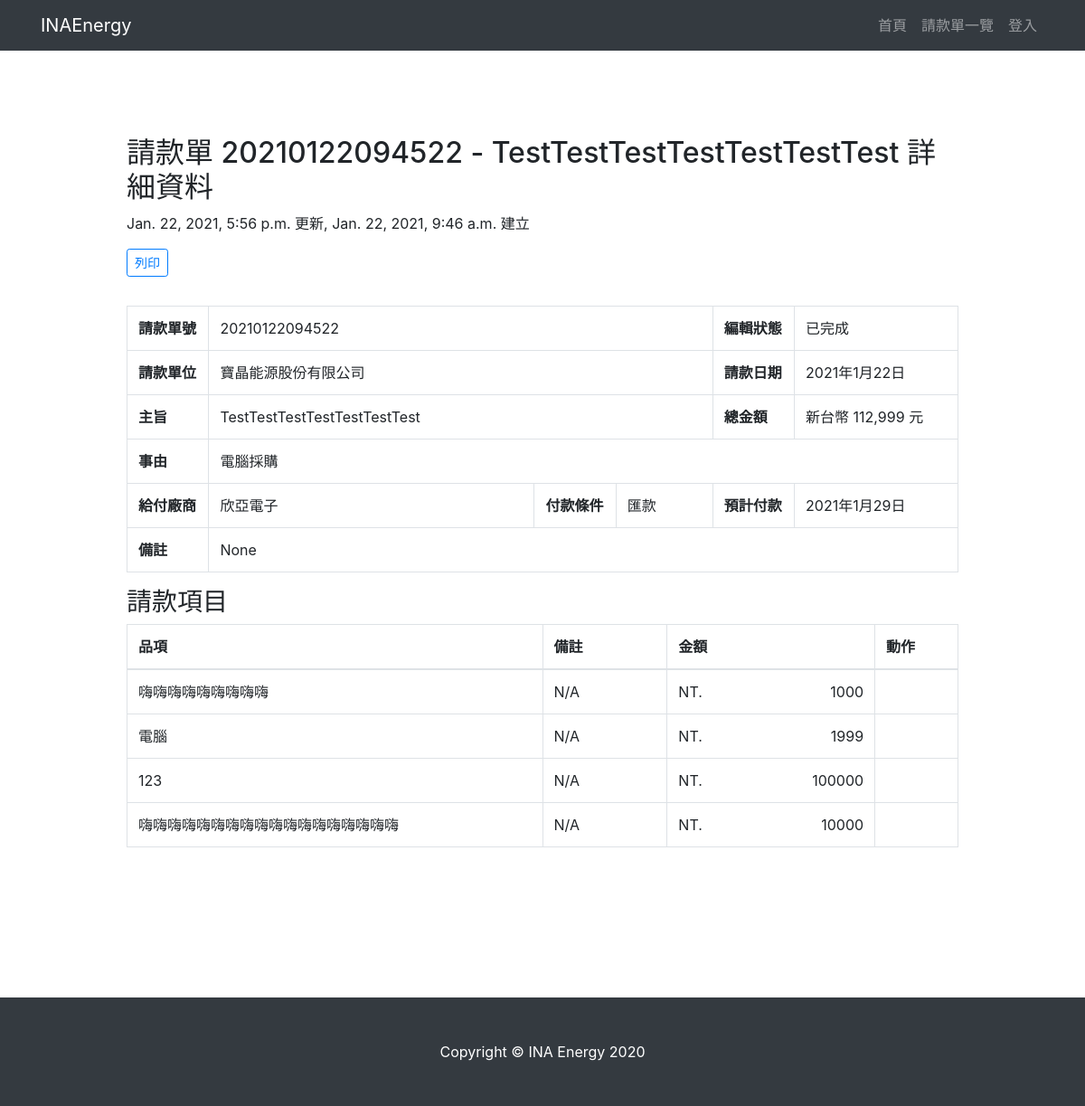
/invoice/5/, run on the app's committed database.
### invoice/models.py (models this page shows, shortened)
class Invoice(models.Model):
    REMIT = '匯款'
    CHECK = '支票'
    CASH = '現金'
    PAY_METHOD_CHOICE = (
        (REMIT, '匯款'),
        (CHECK, '支票'),
        (CASH, '現金'),
    )
    serial_num = models.CharField(max_length=15)
    employee = models.CharField(max_length=20)
    title = models.CharField(max_length=100)
    purpose = models.CharField(max_length=200)
    filldate = models.DateField(
        default=timezone.now()
    )
    request_unit = models.ForeignKey(
        'RequestUnit',
        on_delete=models.PROTECT,
    )
    pay_comp = models.CharField(max_length=100)
    pay_methold = models.CharField(
        max_length=10,
        choices=PAY_METHOD_CHOICE,
        default=REMIT,
    )
    pay_date = models.DateField()
    is_approved = models.BooleanField(default=False)
    is_completed = models.BooleanField(default=False)
    is_valid = models.BooleanField(default=True)
    remark = models.CharField(max_length=500, default="None")
    creat_time = models.DateTimeField(auto_now_add=True)
    update_time = models.DateTimeField(auto_now=True)

class RequestUnit(models.Model):
    name = models.CharField(max_length=50)
    short_name = models.CharField(max_length=20)
    remark = models.CharField(max_length=100, default="None")

class InvoiceItem(models.Model):
    invoice_sn = models.ForeignKey(
        Invoice,
        on_delete=models.CASCADE,
    )
    item_name = models.CharField(max_length=100)
    remark = models.CharField(max_length=50, default="N/A")
    amount = models.DecimalField(max_digits=10, decimal_places=0)

### invoice/views.py (the view)
# urls.py: path('<int:invoice_id>/', views.invoice_detail, name='InvoiceDetail'),
def invoice_detail(request, invoice_id):
    invoice = get_object_or_404(Invoice, pk=invoice_id)
    invoiceitem = InvoiceItem.objects.filter(invoice_sn=invoice_id)
    amount_sum = invoiceitem.aggregate(Sum('amount'))['amount__sum']
    total_amount = format(amount_sum, ',') if amount_sum else 0
    form = InvoiceItemAddModelForm()
    if request.method == "POST":
        form = InvoiceItemAddModelForm(request.POST)
        if form.is_valid() and request.user.is_authenticated:
            form.save()
        return redirect("/invoice/" + str(invoice_id) + "/")
    template = loader.get_template('invoice/invoice_detail.html')
    context = {
        'invoice': invoice,
        'invoiceitem': invoiceitem,
        'form': form,
        'total_amount': total_amount,
    }
    return HttpResponse(template.render(context, request))

### inainvoice/template/invoice/invoice_detail.html (shortened to what this page needs)
{% extends 'frame/base.html' %}
{% block content %}
<section id="about">
    <div class="container">
        <div class="row">
            <div class="col-lg-10 mx-auto">
                <h2>請款單 {{ invoice.serial_num}} - {{ invoice.title }} 詳細資料</h2>
                <p class="d-print-none">{{ invoice.update_time }} 更新, {{ invoice.creat_time }} 建立</p>
                {% if invoice.is_completed %}
                <p><a href="javascript:window.print()" class="btn btn-outline-primary btn-sm d-print-none" role="button">列印</a></p>
                {% endif %}
            </div>
        </div>
        <div class="row">
            <div class="col-lg-10 mx-auto">
                <table class="table table-bordered">
                    <tbody>
                        <tr>
                            <th scope="row" width="10%">請款單號</th>
                            <td colspan="5" width="45%">{{ invoice.serial_num }}</td>
                            <th scope="row" width="10%">編輯狀態</th>
                            <td width="20%">
                                {% if invoice.is_completed %}
                                已完成
                                {% else %}
                                未完成
                                {% endif %}
                            </td>
                        </tr>
                        <tr>
                            <th scope="row">請款單位</th>
                            <td colspan="5">{{ invoice.request_unit.name }}</td>
                            <th scope="row">請款日期</th>
                            <td>{{ invoice.filldate.year }}年{{ invoice.filldate.month }}月{{ invoice.filldate.day }}日</td>
                        </tr>
                        <tr>
                            <th scope="row">主旨</th>
                            <td colspan="5">{{ invoice.title }}</td>
                            <th scope="row">總金額</th>
                            <td>新台幣 {{ total_amount }} 元</td>
                        </tr>
                        <tr>
                            <th scope="row">事由</th>
                            <td colspan="7">{{ invoice.purpose }}</td>
                        </tr>
                        <tr>
                            <th scope="row">給付廠商</th>
                            <td colspan="3" width="40%">{{ invoice.pay_comp }}</td>
                            <th scope="row" width="10%">付款條件</th>
                            <td>{{ invoice.pay_methold }}</td>
                            <th scope="row">預計付款</th>
                            <td>{{ invoice.pay_date.year }}年{{ invoice.pay_date.month }}月{{ invoice.pay_date.day }}日</td>
                        </tr>
                        <tr class="d-print-none">
                            <th scope="row">備註</th>
                            <td colspan="7">{{ invoice.remark }}</td>
                        </tr>
                    </tbody>
                </table>
            </div>
        </div>
        <div class="row">
            <div class="col-lg-10 mx-auto">
                <h3>請款項目</h3>
                <table class="table table-bordered">
                    <thead>
                        <tr>
                            <th scope="col" >品項</th>
                            <th scope="col" style="width: 15%" class="d-print-none">備註</th>
                            <th scope="col" style="width: 25%">金額</th>
                            <th scope="col" style="width: 10%" class="d-print-none">動作</th>
                        </tr>
                    </thead>
                    <tbody>
                        {% if invoiceitem %}
                            {% for item in invoiceitem %}
                            <tr>
                                <td>{{ item.item_name }}</td>
                                <td class="d-print-none">{{ item.remark }}</td>
                                <td>
                                    <div class="row">
                                        <div class="col-3">NT.</div>
                                        <div class="col-9 text-right">{{ item.amount }}</div>
                                    </div>
                                </td>
                                <td class="d-print-none">
                                </td>
                            </tr>
                            {% endfor %}
                        {% else %}
                            <tr>
                                <td colspan="4">沒有資料</td>
                            </tr>
                        {% endif %}
                    </tbody>
                </table>
            </div>
        </div>
    </div>
</section>
{% endblock %}

### inainvoice/static/css/scrolling-nav.css (style rules this page uses)
section { padding: 150px 0; }

### data on the page
Invoice: serial_num "20210122094522", title "TestTestTestTestTestTestTest", update_time "Jan. 22, 2021, 5:56 p.m.", creat_time "Jan. 22, 2021, 9:46 a.m.", request_unit.name "寶晶能源股份有限公司", filldate.year "2021", filldate.month "1", filldate.day "22", purpose "電腦採購", pay_comp "欣亞電子", pay_methold "匯款", pay_date.year "2021", pay_date.month "1", pay_date.day "29", remark "None"
InvoiceItem: item_name "嗨嗨嗨嗨嗨嗨嗨嗨嗨", remark "N/A", amount "1000"
InvoiceItem: item_name "電腦", remark "N/A", amount "1999"
InvoiceItem: item_name "123", remark "N/A", amount "100000"
InvoiceItem: item_name "嗨嗨嗨嗨嗨嗨嗨嗨嗨嗨嗨嗨嗨嗨嗨嗨嗨嗨", remark "N/A", amount "10000"

### other printed values
{{ total_amount }} "112,999"
